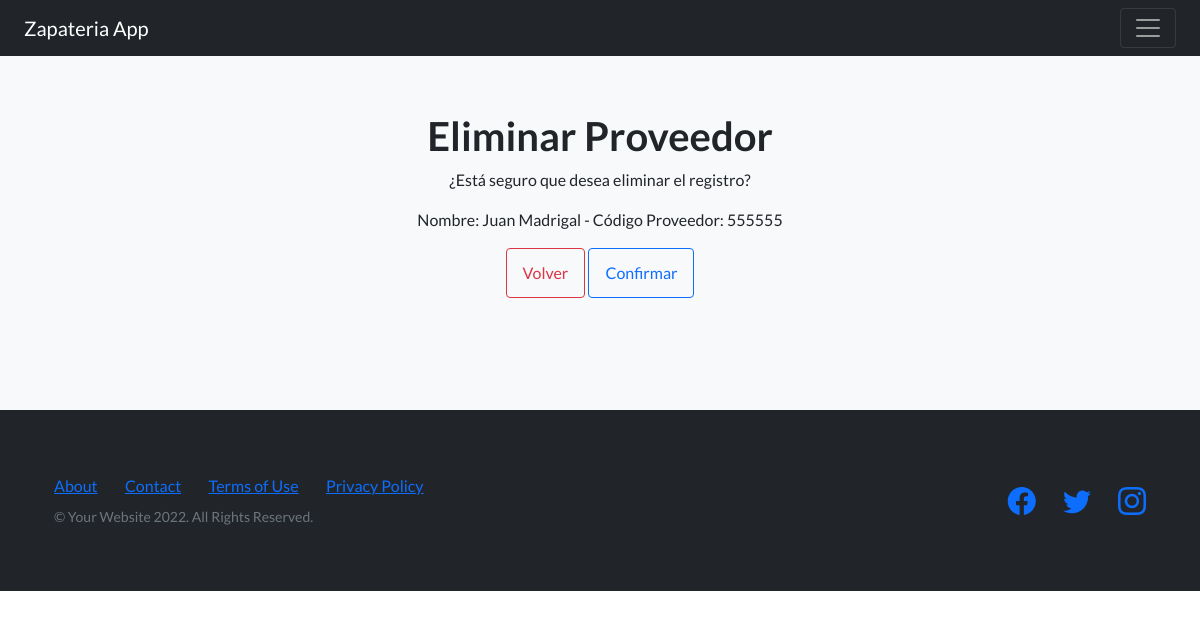
The page /eliminaProveedores/4 on the database as committed earlier.
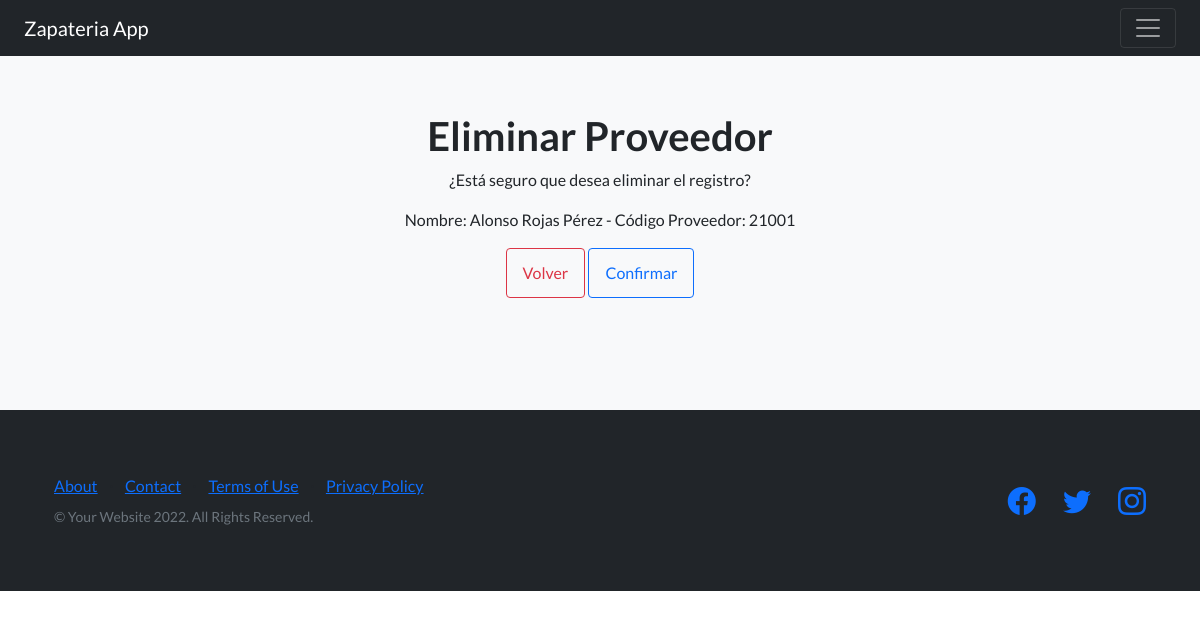
The same page on the database as committed later.
### AppProyectoFinalPython/models.py (models this page shows)
class Proveedor(models.Model):
    CodigoProveedor = models.CharField(max_length=200)
    Nombre = models.CharField(max_length=200)
    Apellidos = models.CharField(max_length=200)
    Provincia = models.CharField(max_length=500)
    Localidad = models.CharField(max_length=500)
    Direccion = models.CharField(max_length=1000)
    Cuit = models.CharField(max_length=1000)
    def __str__(self) -> str:
        return f'Nombre: {self.Nombre} {self.Apellidos} - Código Proveedor: {self.CodigoProveedor}'

### AppProyectoFinalPython/views.py (the view)
# urls.py: path('eliminaProveedores/<int:pk>', ProveedorDelete.as_view(), name="EliminaProveedores"),
class ProveedorDelete(DeleteView):
    model = Proveedor
    template_name = './Proveedores/proveedor_delete.html'
    success_url = '/listaProveedores/'

### AppProyectoFinalPython/templates/Proveedores/proveedor_delete.html
{% extends 'navBar.html'%}
{% load static %}
{% block blockDinamico %}
<section class="features-icons bg-light text-center">
    <div class="container">
        <h1>Eliminar Proveedor</h1>
        <div class="row justify-content-center">
            <div class="col-lg-8 col-xl-7" >
                <form method="POST">{% csrf_token %}
                    <p>¿Está seguro que desea eliminar el registro?</p>
                    <p>{{proveedor}}</p>
                    <a type="button" class="btn btn-outline-danger" href="{% url 'ListaProveedores' %}">
                        Volver
                      </a>
                    <input class="btn btn-outline-primary btn-xl" id="submitButton" value="Confirmar" type="submit">
                </form>
            </div>
        </div>
    </div>
</section>
{% endblock blockDinamico %}

Rows that differ between the two databases and show on the page:
changed Proveedor: Nombre+Apellidos+CodigoProveedor "Nombre: Juan Madrigal - Código Proveedor: 555555" → "Nombre: Alonso Rojas Pérez - Código Proveedor: 21001"
